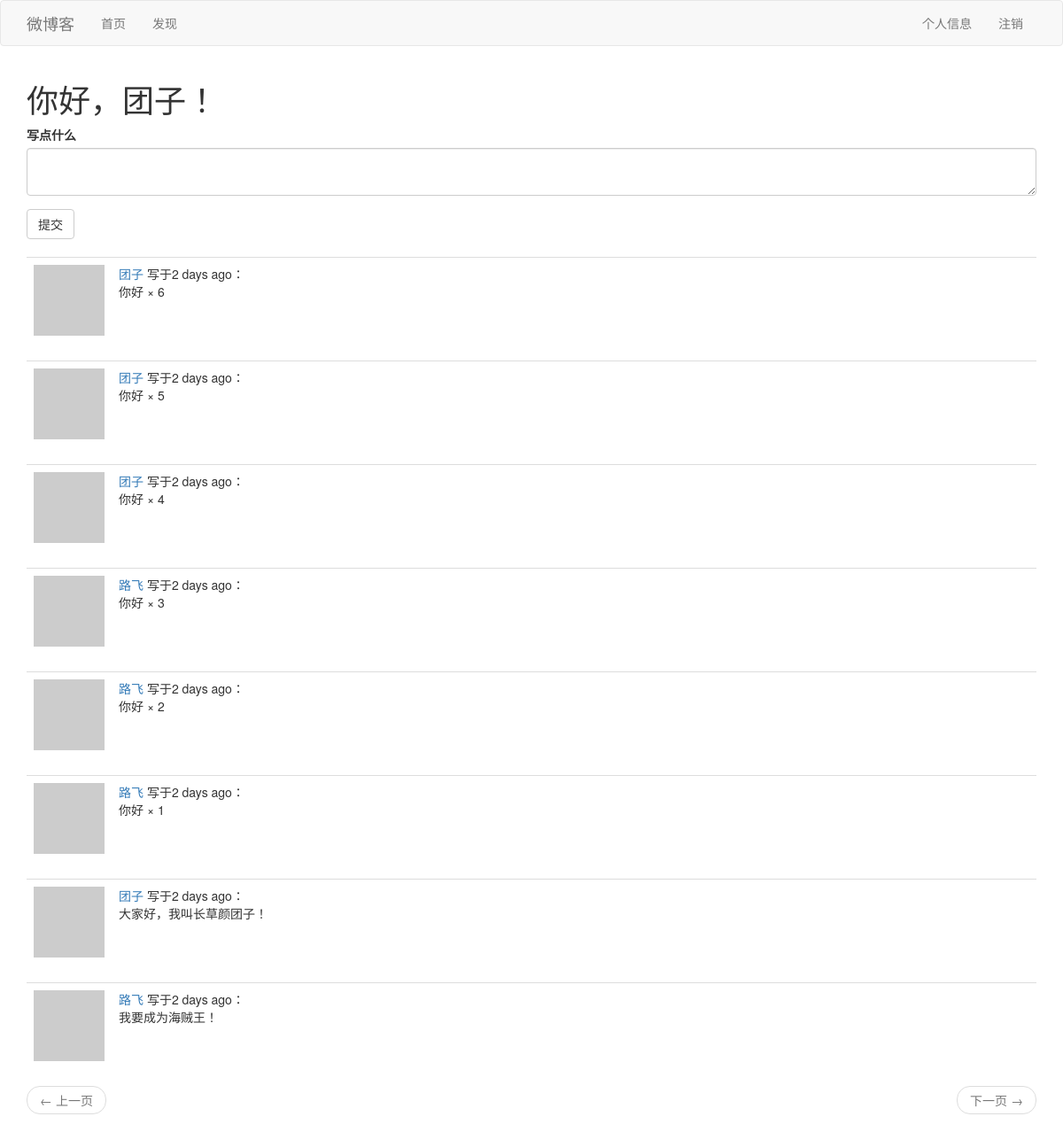
The page /index (signed in) on the database its author committed.
### app/models.py (models this page shows, shortened)
class User(UserMixin, db.Model):
    id = db.Column(db.Integer, primary_key=True)
    username = db.Column(db.String(64), index=True, unique=True)
    email = db.Column(db.String(120), index=True, unique=True)
    password_hash = db.Column(db.String(128))
    posts = db.relationship('Post', backref='author', lazy='dynamic')
    about_me = db.Column(db.String(140))
    last_seen = db.Column(db.DateTime, default=datetime.utcnow)
    followed = db.relationship(
        'User', secondary=followers,
        primaryjoin=(followers.c.follower_id == id),
        secondaryjoin=(followers.c.followed_id == id),
        backref=db.backref('followers', lazy='dynamic'),
        lazy='dynamic')
    def avatar(self, size):
        digest = md5(self.email.lower().encode('utf-8')).hexdigest()
        return 'https://www.gravatar.com/avatar/{}?d=robohash&s={}'.format(
            digest, size)
    def followed_posts(self):
        followed = Post.query.join(
            followers, (followers.c.followed_id == Post.user_id)).filter(
            followers.c.follower_id == self.id)
        return followed.union(self.posts).order_by(Post.timestamp.desc())

class Post(db.Model):
    id = db.Column(db.Integer, primary_key=True)
    body = db.Column(db.String(140))
    timestamp = db.Column(db.DateTime, index=True, default=datetime.utcnow)
    user_id = db.Column(db.Integer, db.ForeignKey('user.id'))

### app/routes.py (the view)
@app.route('/', methods=['GET', 'POST'])
@app.route('/index', methods=['GET', 'POST'])
@login_required
def index():
    form = PostForm()
    if form.validate_on_submit():
        post = Post(body=form.post.data, author=current_user)
        db.session.add(post)
        db.session.commit()
        flash(_('博文已发送！'))
        return redirect(url_for('index'))
    page = request.args.get('page', 1, type=int)
    posts = current_user.followed_posts().paginate(
        page, app.config['POSTS_PER_PAGE'], False)
    next_url = url_for('index', page=posts.next_num) if posts.has_next else None
    prev_url = url_for('index', page=posts.prev_num) if posts.has_prev else None
    return render_template('index.html', title=_('首页'),
                           form=form, posts=posts.items,
                           next_url=next_url, prev_url=prev_url)

### app/forms.py
class PostForm(FlaskForm):
    post = TextAreaField(_l('写点什么'), validators=[
        DataRequired(), Length(min=1, max=140)])
    submit = SubmitField(_l('提交'))

### app/models.py (called while the page is built)
@login.user_loader
def load_user(id):
    return User.query.get(int(id))

### app/routes.py (called while the page is built)
@app.before_request
def before_request():
    if current_user.is_authenticated:
        current_user.last_seen = datetime.utcnow()
        db.session.commit()
    g.local = str(get_locale())

### app/templates/index.html
{% extends 'base.html' %}
{% import 'bootstrap/wtf.html' as wtf %}
{% block app_content %}
    <h1>{{ _('你好，%(username)s！', username=current_user.username) }}</h1>
    {% if form %}
        {{ wtf.quick_form(form) }}
        <br/>
    {% endif %}
    {% for post in posts %}
        {% include '_post.html' %}
    {% endfor %}
    <nav aria-label="...">
        <ul class="pager">
            <li class="previous{% if not prev_url %} disabled{% endif %}">
                <a href="{{ prev_url or '#' }}">
                    <span aria-hidden="true">&larr;</span> {{ _('上一页') }}
                </a>
            </li>
            <li class="next{% if not next_url %} disabled{% endif %}">
                <a href="{{ next_url or '#' }}">
                    {{ _('下一页') }} <span aria-hidden="true">&rarr;</span>
                </a>
            </li>
        </ul>
    </nav>
{% endblock %}

### app/templates/_post.html (shortened to what this page needs)
<table class="table table-hover">
    <tr>
        <td width="70px">
            <a href="{{ url_for('user', username=post.author.username) }}">
                <img src="{{ post.author.avatar(36) }}">
            </a>
        </td>
        <td>
            {{ _('%(username)s写于%(when)s：',
                username=user_link,
                when=moment(post.timestamp).fromNow()) }}
            <br/>
            {{ post.body }}
        </td>
</table>

### rows shown on the page
Post: body "你好 × 6"
Post: body "你好 × 5"
Post: body "你好 × 4"
Post: body "你好 × 3"
Post: body "你好 × 2"
Post: body "你好 × 1"
Post: body "大家好，我叫长草颜团子！"
Post: body "我要成为海贼王！"
